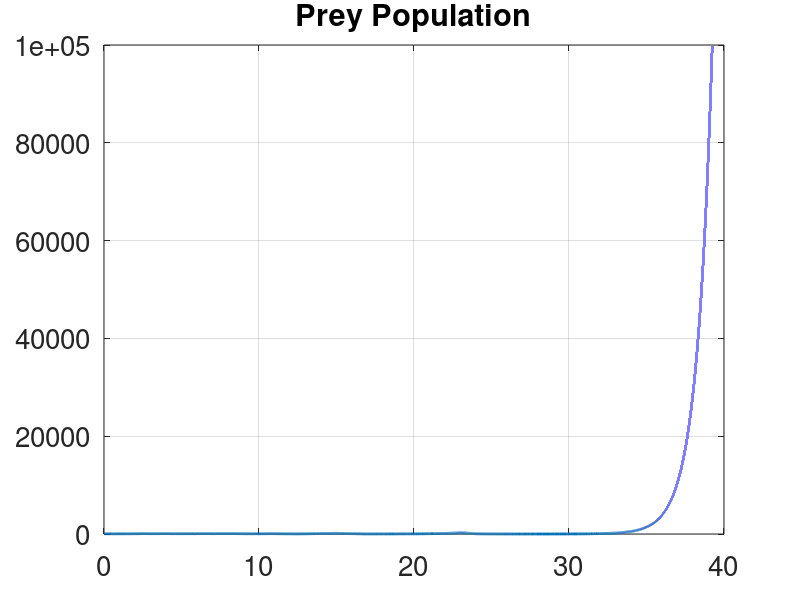
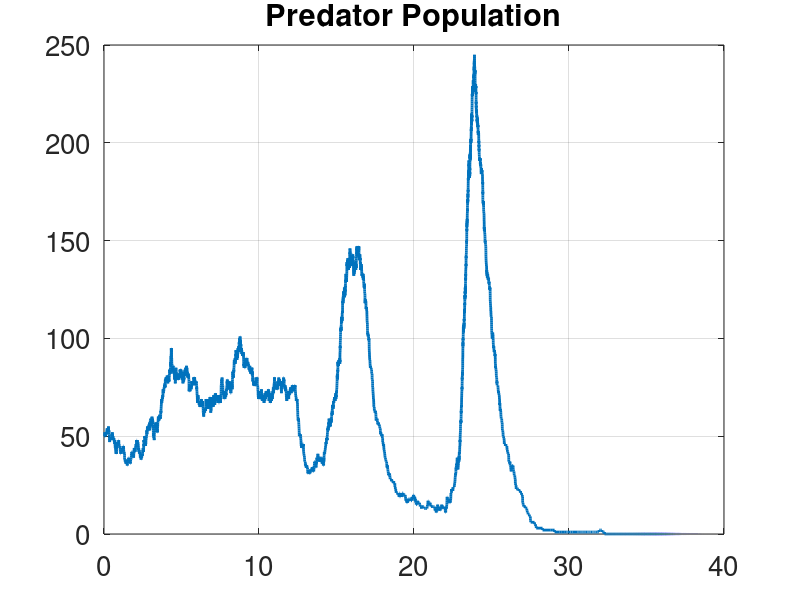

Write MATLAB code to recreate these figures, in order.
function PS2_Q1_predator_prey

% set system parameters
b = 1;
p = 0.015;
d = 1;
T = 100; % length of time interval for each simulation

X0_list = 50; % initial conditions for system
Y0_list = 50;

%% Simulate the stochastic reaction directly using the Gillespie algorithm

numberofrealisations = 1;

for i=1:numberofrealisations
    X = X0_list;
    Y = Y0_list;
    time=0;
    k=1;
    Xplot(1,i) = X;
    Yplot(1,i) = Y;
    timeplot(1,i)=0;
    while (time < T && (X>0 || Y >0) && max(X,Y) < 10^5) 
        % simulations stops if both species go extinct (or become too
        % large)
        rr=rand(2,1);
        a0 = b*X; 
        a1 = d*Y;
        a2 = p*X*Y;
        atot = a0+a1+a2; % propensity function
        time=time+(1/atot)*log(1/rr(1)); % next reaction time
        if ( rr(2)*atot < a0 )
            X = X + 1;
        elseif ( rr(2)*atot < a0 + a1 )
            Y = Y-1;
        else
            X = X - 1;
            Y = Y + 1;
        end
        k=k+1;
        Xplot(k,i) = X;
        Yplot(k,i) = Y;
        timeplot(k,i)=time;
        % disp(time);
    end
end

%% Plotting
for i = 1:numberofrealisations
    figure(1);
    [~, t2] = max(timeplot(:,i));
    stairs(timeplot(1:t2,i),Xplot(1:t2,i),'Linewidth',2);
    hold on;
    set(gca,'Fontsize',20);
    grid on;
    title('Prey Population');
    figure(2);
    [~, t2] = max(timeplot(:,i));
    stairs(timeplot(1:t2,i),Yplot(1:t2,i),'Linewidth',2);
    hold on;
    set(gca,'Fontsize',20);
    grid on;
    title('Predator Population');
end



